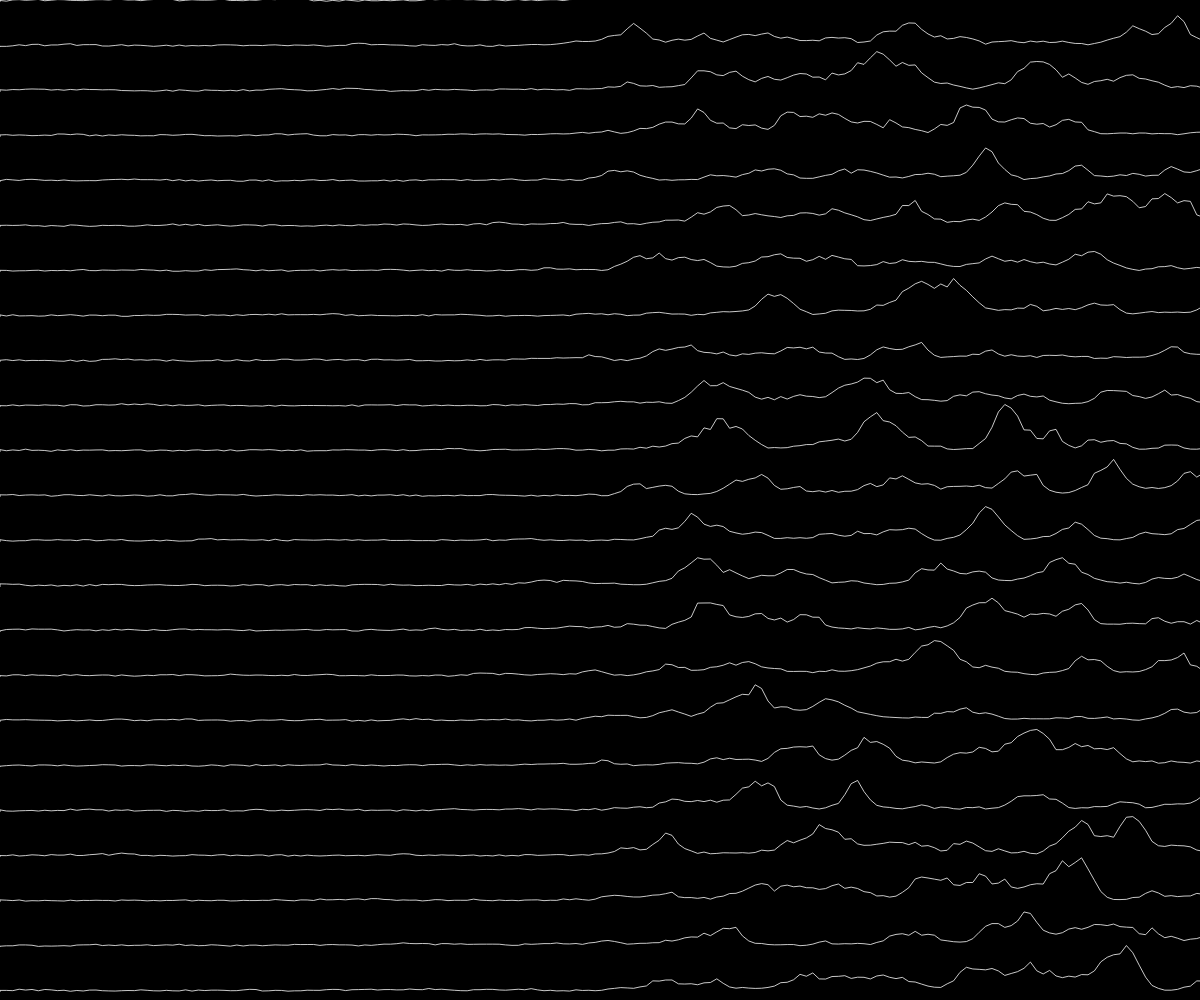
Frame 1 (no input)
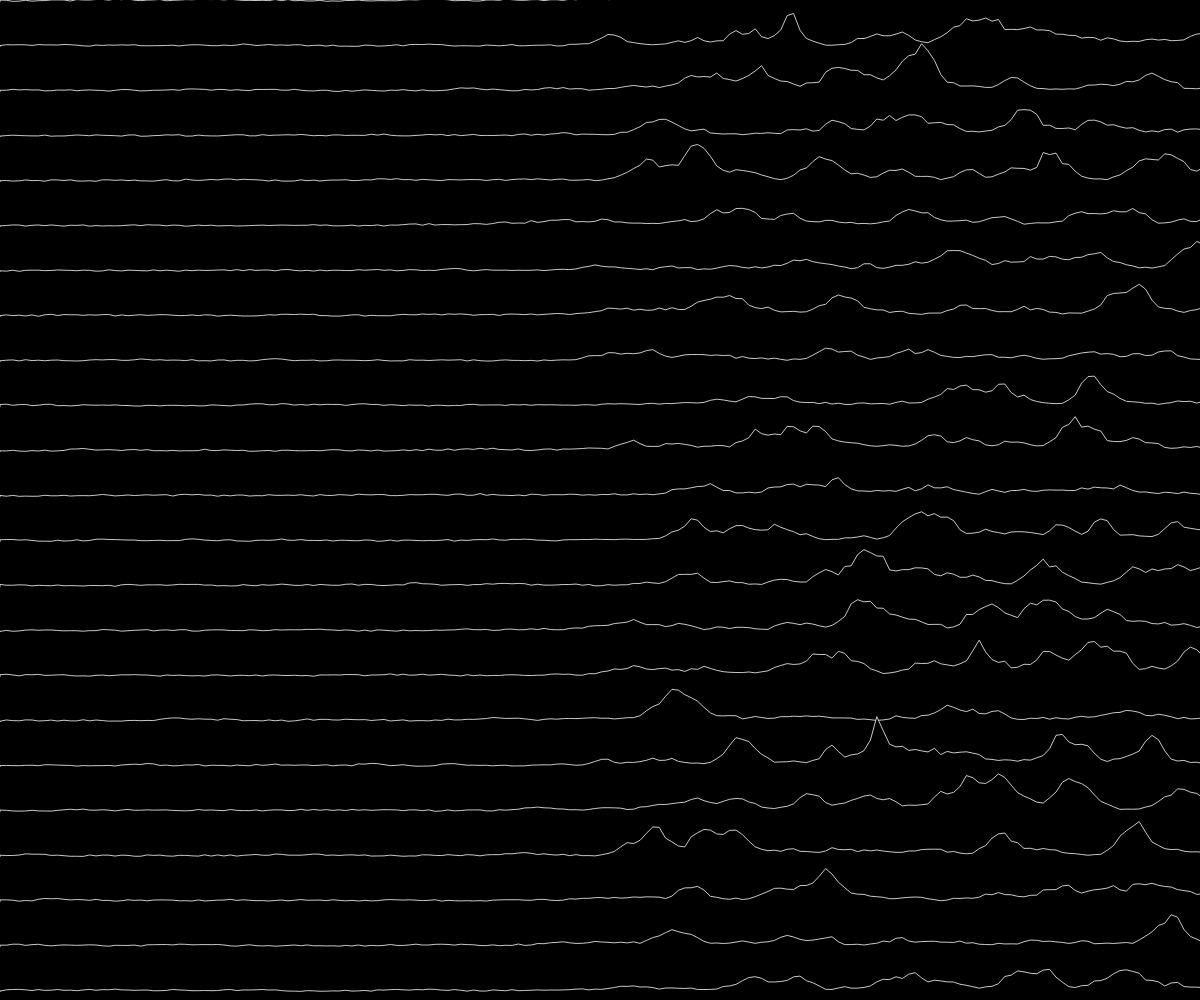
Frame 60 (no input)
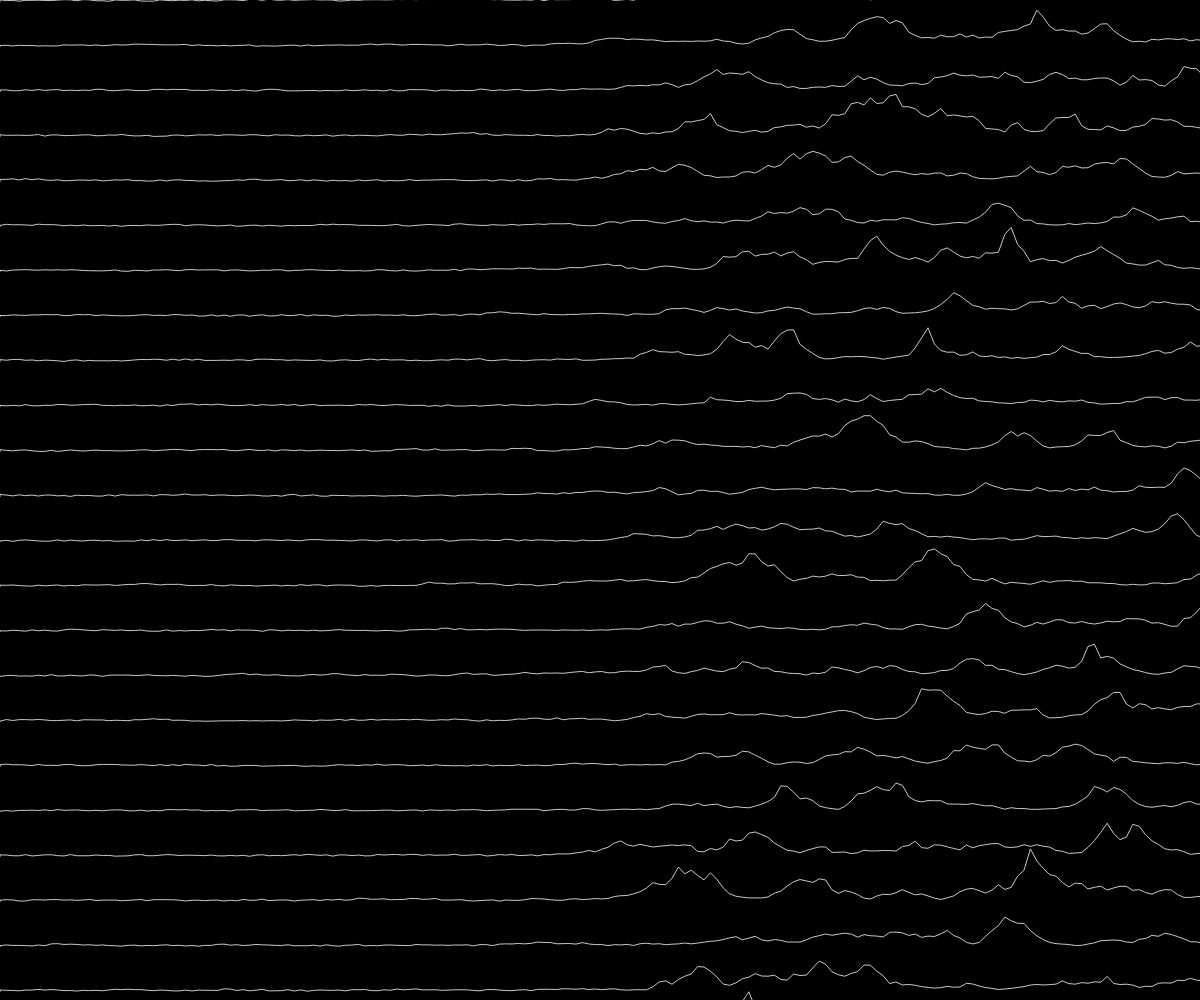
Frame 120 (the mouse pressed at the canvas centre since frame 60)

The p5.js sketch that drew these frames (run headless with seeded random() and noise() and a simulated clock; from frame 60 on, the mouse is pressed at the canvas centre):

// p5.js sketch
// ── sketch.js

var nb_points = 300;

var noiseIntensity = 1.5;

var start_pos = 0;
var end_pos = 1920;

var start_posh = 0;
var end_posh = 3000;

var gaussian = function(x) {
    return Math.exp(-pow(x-width/2,2)/pow(width/5,2));
}

var sigmoid = function(x) {
    return 1/(1 + Math.exp(-x));
}


var transition = function(x) {
    var t1 = Math.abs(x-width/2)/(width/2);
    var t = 1/(0.1+pow(2.2*t1,5));
    return sigmoid(t-3);
}

var divisionLine = function(t,start_y) {
    this.y = start_y;
    
    this.offset = random(100000);
    
    this.show = function() {
        stroke(255,200);
        fill(0);
        
        this.addedValue = [];
        this.randomArray = [];
        
        for(var i = 0;i<nb_points;i++){
             var myRand = random(noiseIntensity);
             
             var x = i*width/nb_points;
             var myNoise = noise(0.035*x + this.offset,t)+0.47;
             
             var myNoise2 = - 10*pow(myNoise,5);
             
             this.addedValue[i] = myRand + myNoise2;
             this.randomArray[i] = myRand;
        }
        
        var realY = map(this.y,0,400,0,end_posh);
        
        beginShape();
        vertex(start_pos,realY+4);
        for(var i = 0;i<nb_points;i++){
            myInterpoler = transition(i*width/nb_points);
            vertex(start_pos + i*(end_pos-start_pos)/nb_points,
                 realY +  lerp(this.randomArray[i],this.addedValue[i],myInterpoler));
        }
        vertex(end_pos,realY+4);
        endShape(CLOSE);
        noStroke();
        rect(start_pos-1,realY+2,end_pos-start_pos+2,end_posh + 1 - realY);
    }
}

var cnv;

var lines = [];

var button;

function setup() {
  cnv = createCanvas(windowWidth,windowHeight);
  
  //button = createButton('Generate a new cover');
  //button.mousePressed(new_cover);
  
  noiseDetail(10);
  
    new_cover();
  
}

function mousePressed(){
  new_cover();
}

function new_cover() {
    for(var i = 0;i<400/6;i++){
    lines[i] = new divisionLine(0,i*6);
  }
  
  background(0);
  
  for(var i = 0;i<400/6;i++){
    lines[i].show();
  }
}


function draw() {
  new_cover();
}
